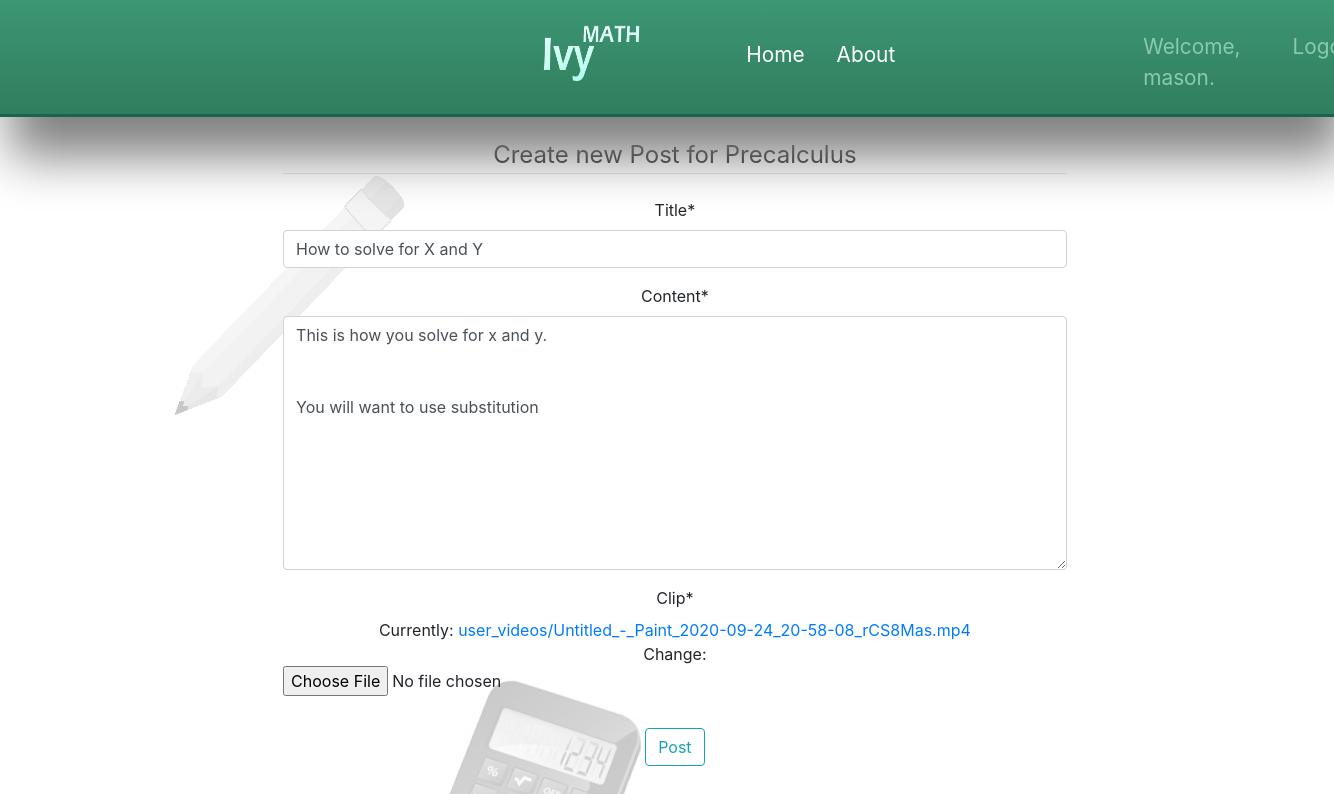
The app's page /postPrec/1/update/ (signed in) with its own data.
### boards/models.py (models this page shows, shortened)
class postPrec(models.Model):
    title = models.CharField(max_length=100)
    content = models.TextField()
    date_posted = models.DateTimeField(default=timezone.now)
    author = models.ForeignKey(User, on_delete=models.CASCADE)
    clip = models.FileField(upload_to='user_videos/',null=True)

### boards/views.py (the view, shortened to what this page needs)
# urls.py: path('postPrec/<int:pk>/update/', PostUpdateViewPrec.as_view(),name='post-update-prec'),
class PostUpdateViewPrec(LoginRequiredMixin, UserPassesTestMixin, UpdateView):
    model = postPrec
    fields = ['title', 'content', 'clip']
    def test_func(self):
        postPrec = self.get_object()
        if self.request.user == postPrec.author:
            return True
        return False

### boards/templates/boards/postPrec_form.html (shortened to what this page needs)
{%extends  "boards/base.html" %}
{%load crispy_forms_tags%}
{% block content %}
    <div class="content-section">
        <form method = "POST" enctype="multipart/form-data">
            <fieldset class=form-group >
                <legend class="border-bottom mb-4">Create new Post for Precalculus</legend>
                {{  form|crispy }}
            </fieldset>
            <div class="form-group">
                <button class="btn btn-outline-info" type="submit">Post</button>
            </div>
        </form>
    </div>
{% endblock content %}

### boards/templates/boards/base.html (shortened to what this page needs)
<!DOCTYPE html>
<html>
    <head>
        {%load static %}
        <link rel="stylesheet" type="text/css"
        href="{% static 'style.css'%}">
        <link rel="stylesheet" href="https://stackpath.bootstrapcdn.com/bootstrap/4.3.1/css/bootstrap.min.css">
    </head>
    <nav class="navbar">
        <div class="navbar-inner">
            <div class="brand-title">
                {% load static %}
                <img class="logo" src="{% static 'logo.png' %}" alt="logo">
            </div>
            <div class="navbar-links">
                <ul>
                    <li><a href="{% url 'boards-home' %}">Home</a></li>
                    <li><a href="{% url 'boards-about' %}">About</a></li>
                </ul>
            </div>
            <div class="navbar-right">
                {% if user.is_authenticated %}
                <a class="nav-item nav-link" href="{% url 'profile'%}">Welcome, {{ user.get_username }}.</a>
                <a class="nav-item nav-link" href="{% url 'logout' %}">Logout</a>
                {% else %}
                <a class="nav-item nav-link" href="{% url 'login' %}">Login</a>
                <a class="nav-item nav-link" href="{% url 'register' %}">Register</a>
                {%endif %}
            </div>
        </div>
    </nav>
    <body >
        <div class="general">
             <div class="left">
            </div>
    <div class="center">
        {% block content %} {% endblock %}
    </div>
          <div class="right">
            </div>
        </div>
    </body>
</html>

### boards/static/style.css (style rules this page uses)
body { background-image:url("background.png"); }
.navbar { max-width: 100%; background-image: linear-gradient(#3d9674, #307e5d); border-bottom-style: solid; border-bottom-color: rgb(28, 99, 75); border-bottom-width: 3px; color: white; box-shadow: 10px 40px 50px gray; }
.navbar-right { margin: 0; padding: 0; color: white; size: 1.2rem; display: flex; justify-content: space-betweeen; text-decoration: none; }
.navbar-inner { font-size: 1.3rem; padding: 5px; margin-left: 40%; display: grid; grid-template-columns: 30% 60% 10%; }
.navbar-links ul { margin: 0; padding: 0; display: flex; }
.navbar-links li { list-style: none; margin-top: 10px; }
.navbar-links li a { text-decoration: none; color: white; padding: 1rem; display: block; }
.nav-item { text-decoration: none; color: rgb(137, 204, 173); margin-top: 10px; margin-left: 20px; display: inline-block; }
.logo { height: 60px; width: 100px; margin-top: 10px; }
.general { display: grid; grid-template-columns: 18% 60% 18%; grid-column-gap: 20px; margin-top: 1.5%; margin-left: 28px; }
.center { text-align: center; display: grid; grid-row-gap: 20px; margin-bottom: 10%; }

### records on screen
postPrec: title "How to solve for X and Y", content "This is how you solve for x and y. You will want to use substitution"

### other values on screen
{{ user.get_username }} "mason"
